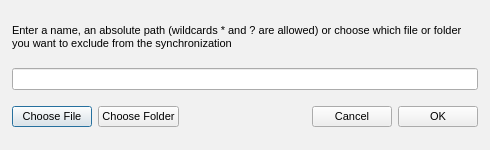
<?xml version="1.0" encoding="UTF-8"?>
<ui version="4.0">
 <class>AddExclusionDialog</class>
 <widget class="QDialog" name="AddExclusionDialog">
  <property name="geometry">
   <rect>
    <x>0</x>
    <y>0</y>
    <width>490</width>
    <height>150</height>
   </rect>
  </property>
  <property name="minimumSize">
   <size>
    <width>490</width>
    <height>150</height>
   </size>
  </property>
  <property name="maximumSize">
   <size>
    <width>490</width>
    <height>150</height>
   </size>
  </property>
  <property name="windowTitle">
   <string>Add exclusion</string>
  </property>
  <property name="styleSheet">
   <string notr="true">QWidget
{
font-size: 11px;
}

#AddExclusionDialog
{
	background-color: #f1f1f1;
}</string>
  </property>
  <layout class="QVBoxLayout" name="verticalLayout">
   <property name="leftMargin">
    <number>12</number>
   </property>
   <property name="topMargin">
    <number>12</number>
   </property>
   <property name="rightMargin">
    <number>12</number>
   </property>
   <property name="bottomMargin">
    <number>12</number>
   </property>
   <item>
    <widget class="QLabel" name="label">
     <property name="minimumSize">
      <size>
       <width>0</width>
       <height>50</height>
      </size>
     </property>
     <property name="maximumSize">
      <size>
       <width>16777215</width>
       <height>16777215</height>
      </size>
     </property>
     <property name="styleSheet">
      <string notr="true">font-style: normal;</string>
     </property>
     <property name="text">
      <string>Enter a name, an absolute path (wildcards * and ? are allowed) or choose which file or folder you want to exclude from the synchronization</string>
     </property>
     <property name="wordWrap">
      <bool>true</bool>
     </property>
    </widget>
   </item>
   <item>
    <widget class="QLineEdit" name="eExclusionItem"/>
   </item>
   <item>
    <widget class="QWidget" name="widget" native="true">
     <layout class="QHBoxLayout" name="horizontalLayout">
      <property name="leftMargin">
       <number>0</number>
      </property>
      <property name="topMargin">
       <number>0</number>
      </property>
      <property name="rightMargin">
       <number>0</number>
      </property>
      <property name="bottomMargin">
       <number>0</number>
      </property>
      <item>
       <widget class="QPushButton" name="bChooseFile">
        <property name="minimumSize">
         <size>
          <width>0</width>
          <height>16</height>
         </size>
        </property>
        <property name="text">
         <string>Choose File</string>
        </property>
       </widget>
      </item>
      <item>
       <widget class="QPushButton" name="bChoose">
        <property name="minimumSize">
         <size>
          <width>0</width>
          <height>16</height>
         </size>
        </property>
        <property name="text">
         <string>Choose Folder</string>
        </property>
       </widget>
      </item>
      <item>
       <spacer name="horizontalSpacer">
        <property name="orientation">
         <enum>Qt::Horizontal</enum>
        </property>
        <property name="sizeHint" stdset="0">
         <size>
          <width>293</width>
          <height>20</height>
         </size>
        </property>
       </spacer>
      </item>
      <item>
       <widget class="QPushButton" name="bCancel">
        <property name="minimumSize">
         <size>
          <width>0</width>
          <height>16</height>
         </size>
        </property>
        <property name="text">
         <string>Cancel</string>
        </property>
       </widget>
      </item>
      <item>
       <widget class="QPushButton" name="bOk">
        <property name="minimumSize">
         <size>
          <width>0</width>
          <height>16</height>
         </size>
        </property>
        <property name="text">
         <string>OK</string>
        </property>
       </widget>
      </item>
     </layout>
     <zorder>horizontalSpacer</zorder>
     <zorder>bCancel</zorder>
     <zorder>bOk</zorder>
     <zorder>bChoose</zorder>
     <zorder>bChooseFile</zorder>
    </widget>
   </item>
  </layout>
 </widget>
 <resources/>
 <connections>
  <connection>
   <sender>bCancel</sender>
   <signal>clicked()</signal>
   <receiver>AddExclusionDialog</receiver>
   <slot>reject()</slot>
   <hints>
    <hint type="sourcelabel">
     <x>457</x>
     <y>130</y>
    </hint>
    <hint type="destinationlabel">
     <x>296</x>
     <y>81</y>
    </hint>
   </hints>
  </connection>
 </connections>
</ui>
